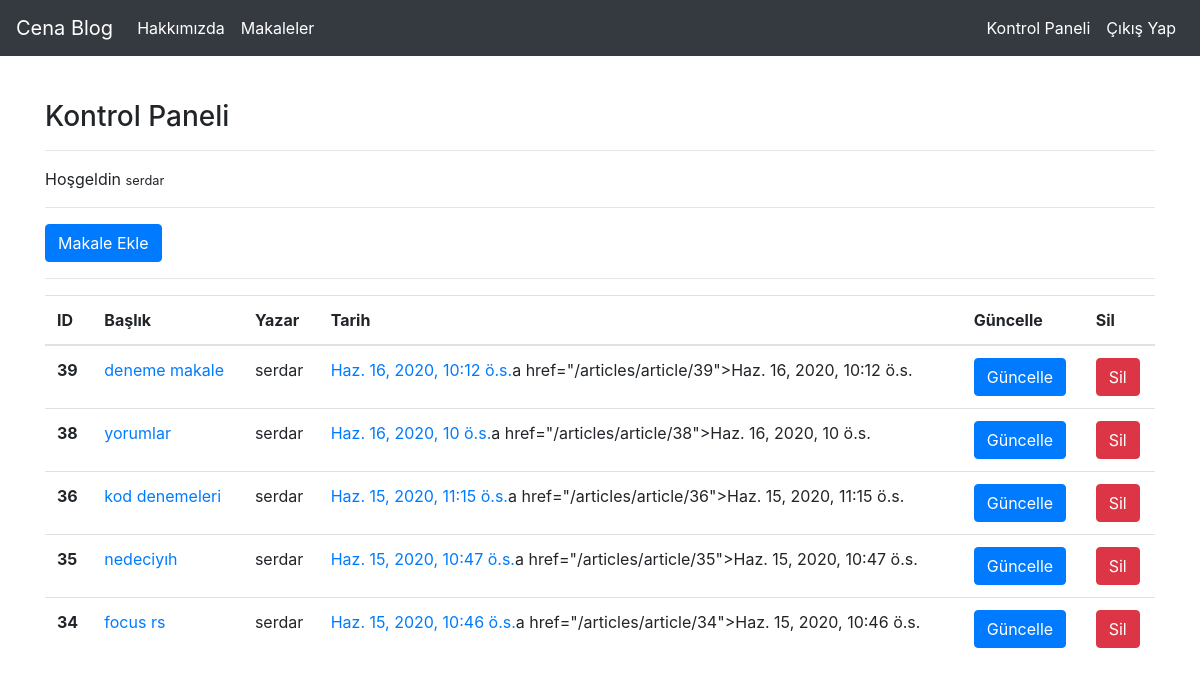
Screenshot of /articles/dashboard/ (signed in) with the database file from the repository.
### article/models.py (models this page shows, shortened)
class Article(models.Model):
    author = models.ForeignKey("auth.User",on_delete = models.CASCADE,verbose_name = "Yazar")
    title = models.CharField(max_length= 50,verbose_name = "Başlık")
    content = RichTextField()
    created_date = models.DateTimeField(auto_now_add= True,verbose_name= "Oluşturulma Tarihi")
    article_image = models.FileField(blank=True,null=True,verbose_name = "Fotoğraf Ekle")
    class Meta:
        ordering = ['-created_date']

### article/views.py (the view)
# urls.py: path('dashboard/',views.dashboard, name = "dashboard"),
@login_required(login_url = "user:login")
def dashboard(request):
    articles = Article.objects.filter(author = request.user)
    context = {
        "articles" : articles
    }
    return render(request,"dashboard.html",context)

### templates/dashboard.html
{% extends "layout.html" %}
{% block body %}
    <h3>Kontrol Paneli</h3>
    <hr>
    <p>
        Hoşgeldin <small>{{request.user.username}}</small>
    </p>
    <hr>
    <a class = "btn btn-primary" href="{% url 'article:addarticle' %}">Makale Ekle</a>
    <hr>
    {% if articles %}
        <table class="table">
  <thead>
    <tr>
      <th scope="col">ID</th>
      <th scope="col">Başlık</th>
      <th scope="col">Yazar</th>
      <th scope="col">Tarih</th>
      <th scope="col">Güncelle</th>
      <th scope="col">Sil</th>
    </tr>
  </thead>
  <tbody>
    {% for article in articles %}
        <tr>
        <th scope="row">{{article.id}}</th>
        <td><a href="{% url 'article:detail' article.id %}">{{article.title}}</a></td>
        <td>{{article.author.username}}</td>
        <td><a href="{% url 'article:detail' article.id %}">{{article.created_date}}</a>a href="/articles/article/{{article.id}}">{{article.created_date}}</a></td>
        <td><a class = "btn btn-primary" href="{% url 'article:update' article.id %}">Güncelle</a></td>
        <td><a class = "btn btn-danger" href="{% url 'article:delete' article.id %}">Sil</a></td>
    </tr>
    {% endfor %}
         </tbody>
    </table>
    {% else %}
        <div class = "alert alert-danger">Herhangi Bir Makaleniz Bulunmamaktadır.</div>
    {% endif %}
{% endblock  %}

### rows the page displays
Article: id "39", title "deneme makale", author.username "serdar", created_date "Haz. 16, 2020, 10:12 ö.s."
Article: id "38", title "yorumlar", author.username "serdar", created_date "Haz. 16, 2020, 10 ö.s."
Article: id "36", title "kod denemeleri", author.username "serdar", created_date "Haz. 15, 2020, 11:15 ö.s."
Article: id "35", title "nedeciyıh", author.username "serdar", created_date "Haz. 15, 2020, 10:47 ö.s."
Article: id "34", title "focus rs", author.username "serdar", created_date "Haz. 15, 2020, 10:46 ö.s."

### other values shown
{{ request.user.username }} "serdar"
